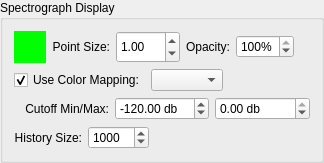
        <widget class="QGroupBox" name="spectrographVisible_" >
         <property name="title" >
          <string>Spectrograph Display</string>
         </property>
         <property name="checkable" >
          <bool>false</bool>
         </property>
         <layout class="QVBoxLayout" >
          <item>
           <layout class="QHBoxLayout" >
            <item>
             <widget class="SideCar::GUI::ColorButtonWidget" name="spectrographColor_" >
              <property name="sizePolicy" >
               <sizepolicy vsizetype="Fixed" hsizetype="Fixed" >
                <horstretch>0</horstretch>
                <verstretch>0</verstretch>
               </sizepolicy>
              </property>
              <property name="minimumSize" >
               <size>
                <width>32</width>
                <height>32</height>
               </size>
              </property>
              <property name="maximumSize" >
               <size>
                <width>32</width>
                <height>32</height>
               </size>
              </property>
              <property name="palette" >
               <palette>
                <active>
                 <colorrole role="WindowText" >
                  <brush brushstyle="SolidPattern" >
                   <color alpha="255" >
                    <red>0</red>
                    <green>0</green>
                    <blue>0</blue>
                   </color>
                  </brush>
                 </colorrole>
                 <colorrole role="Button" >
                  <brush brushstyle="SolidPattern" >
                   <color alpha="255" >
                    <red>0</red>
                    <green>255</green>
                    <blue>0</blue>
                   </color>
                  </brush>
                 </colorrole>
                 <colorrole role="Light" >
                  <brush brushstyle="SolidPattern" >
                   <color alpha="255" >
                    <red>127</red>
                    <green>255</green>
                    <blue>127</blue>
                   </color>
                  </brush>
                 </colorrole>
                 <colorrole role="Midlight" >
                  <brush brushstyle="SolidPattern" >
                   <color alpha="255" >
                    <red>63</red>
                    <green>255</green>
                    <blue>63</blue>
                   </color>
                  </brush>
                 </colorrole>
                 <colorrole role="Dark" >
                  <brush brushstyle="SolidPattern" >
                   <color alpha="255" >
                    <red>0</red>
                    <green>127</green>
                    <blue>0</blue>
                   </color>
                  </brush>
                 </colorrole>
                 <colorrole role="Mid" >
                  <brush brushstyle="SolidPattern" >
                   <color alpha="255" >
                    <red>0</red>
                    <green>170</green>
                    <blue>0</blue>
                   </color>
                  </brush>
                 </colorrole>
                 <colorrole role="Text" >
                  <brush brushstyle="SolidPattern" >
                   <color alpha="255" >
                    <red>0</red>
                    <green>0</green>
                    <blue>0</blue>
                   </color>
                  </brush>
                 </colorrole>
                 <colorrole role="BrightText" >
                  <brush brushstyle="SolidPattern" >
                   <color alpha="255" >
                    <red>255</red>
                    <green>255</green>
                    <blue>255</blue>
                   </color>
                  </brush>
                 </colorrole>
                 <colorrole role="ButtonText" >
                  <brush brushstyle="SolidPattern" >
                   <color alpha="255" >
                    <red>0</red>
                    <green>0</green>
                    <blue>0</blue>
                   </color>
                  </brush>
                 </colorrole>
                 <colorrole role="Base" >
                  <brush brushstyle="SolidPattern" >
                   <color alpha="255" >
                    <red>255</red>
                    <green>255</green>
                    <blue>255</blue>
                   </color>
                  </brush>
                 </colorrole>
                 <colorrole role="Window" >
                  <brush brushstyle="SolidPattern" >
                   <color alpha="255" >
                    <red>0</red>
                    <green>255</green>
                    <blue>0</blue>
                   </color>
                  </brush>
                 </colorrole>
                 <colorrole role="Shadow" >
                  <brush brushstyle="SolidPattern" >
                   <color alpha="255" >
                    <red>0</red>
                    <green>0</green>
                    <blue>0</blue>
                   </color>
                  </brush>
                 </colorrole>
                 <colorrole role="AlternateBase" >
                  <brush brushstyle="SolidPattern" >
                   <color alpha="255" >
                    <red>127</red>
                    <green>255</green>
                    <blue>127</blue>
                   </color>
                  </brush>
                 </colorrole>
                </active>
                <inactive>
                 <colorrole role="WindowText" >
                  <brush brushstyle="SolidPattern" >
                   <color alpha="255" >
                    <red>0</red>
                    <green>0</green>
                    <blue>0</blue>
                   </color>
                  </brush>
                 </colorrole>
                 <colorrole role="Button" >
                  <brush brushstyle="SolidPattern" >
                   <color alpha="255" >
                    <red>0</red>
                    <green>255</green>
                    <blue>0</blue>
                   </color>
                  </brush>
                 </colorrole>
                 <colorrole role="Light" >
                  <brush brushstyle="SolidPattern" >
                   <color alpha="255" >
                    <red>127</red>
                    <green>255</green>
                    <blue>127</blue>
                   </color>
                  </brush>
                 </colorrole>
                 <colorrole role="Midlight" >
                  <brush brushstyle="SolidPattern" >
                   <color alpha="255" >
                    <red>63</red>
                    <green>255</green>
                    <blue>63</blue>
                   </color>
                  </brush>
                 </colorrole>
                 <colorrole role="Dark" >
                  <brush brushstyle="SolidPattern" >
                   <color alpha="255" >
                    <red>0</red>
                    <green>127</green>
                    <blue>0</blue>
                   </color>
                  </brush>
                 </colorrole>
                 <colorrole role="Mid" >
                  <brush brushstyle="SolidPattern" >
                   <color alpha="255" >
                    <red>0</red>
                    <green>170</green>
                    <blue>0</blue>
                   </color>
                  </brush>
                 </colorrole>
                 <colorrole role="Text" >
                  <brush brushstyle="SolidPattern" >
                   <color alpha="255" >
                    <red>0</red>
                    <green>0</green>
                    <blue>0</blue>
                   </color>
                  </brush>
                 </colorrole>
                 <colorrole role="BrightText" >
                  <brush brushstyle="SolidPattern" >
                   <color alpha="255" >
                    <red>255</red>
                    <green>255</green>
                    <blue>255</blue>
                   </color>
                  </brush>
                 </colorrole>
                 <colorrole role="ButtonText" >
                  <brush brushstyle="SolidPattern" >
                   <color alpha="255" >
                    <red>0</red>
                    <green>0</green>
                    <blue>0</blue>
                   </color>
                  </brush>
                 </colorrole>
                 <colorrole role="Base" >
                  <brush brushstyle="SolidPattern" >
                   <color alpha="255" >
                    <red>255</red>
                    <green>255</green>
                    <blue>255</blue>
                   </color>
                  </brush>
                 </colorrole>
                 <colorrole role="Window" >
                  <brush brushstyle="SolidPattern" >
                   <color alpha="255" >
                    <red>0</red>
                    <green>255</green>
                    <blue>0</blue>
                   </color>
                  </brush>
                 </colorrole>
                 <colorrole role="Shadow" >
                  <brush brushstyle="SolidPattern" >
                   <color alpha="255" >
                    <red>0</red>
                    <green>0</green>
                    <blue>0</blue>
                   </color>
                  </brush>
                 </colorrole>
                 <colorrole role="AlternateBase" >
                  <brush brushstyle="SolidPattern" >
                   <color alpha="255" >
                    <red>127</red>
                    <green>255</green>
                    <blue>127</blue>
                   </color>
                  </brush>
                 </colorrole>
                </inactive>
                <disabled>
                 <colorrole role="WindowText" >
                  <brush brushstyle="SolidPattern" >
                   <color alpha="255" >
                    <red>0</red>
                    <green>127</green>
                    <blue>0</blue>
                   </color>
                  </brush>
                 </colorrole>
                 <colorrole role="Button" >
                  <brush brushstyle="SolidPattern" >
                   <color alpha="255" >
                    <red>0</red>
                    <green>255</green>
                    <blue>0</blue>
                   </color>
                  </brush>
                 </colorrole>
                 <colorrole role="Light" >
                  <brush brushstyle="SolidPattern" >
                   <color alpha="255" >
                    <red>127</red>
                    <green>255</green>
                    <blue>127</blue>
                   </color>
                  </brush>
                 </colorrole>
                 <colorrole role="Midlight" >
                  <brush brushstyle="SolidPattern" >
                   <color alpha="255" >
                    <red>63</red>
                    <green>255</green>
                    <blue>63</blue>
                   </color>
                  </brush>
                 </colorrole>
                 <colorrole role="Dark" >
                  <brush brushstyle="SolidPattern" >
                   <color alpha="255" >
                    <red>0</red>
                    <green>127</green>
                    <blue>0</blue>
                   </color>
                  </brush>
                 </colorrole>
                 <colorrole role="Mid" >
                  <brush brushstyle="SolidPattern" >
                   <color alpha="255" >
                    <red>0</red>
                    <green>170</green>
                    <blue>0</blue>
                   </color>
                  </brush>
                 </colorrole>
                 <colorrole role="Text" >
                  <brush brushstyle="SolidPattern" >
                   <color alpha="255" >
                    <red>0</red>
                    <green>127</green>
                    <blue>0</blue>
                   </color>
                  </brush>
                 </colorrole>
                 <colorrole role="BrightText" >
                  <brush brushstyle="SolidPattern" >
                   <color alpha="255" >
                    <red>255</red>
                    <green>255</green>
                    <blue>255</blue>
                   </color>
                  </brush>
                 </colorrole>
                 <colorrole role="ButtonText" >
                  <brush brushstyle="SolidPattern" >
                   <color alpha="255" >
                    <red>0</red>
                    <green>127</green>
                    <blue>0</blue>
                   </color>
                  </brush>
                 </colorrole>
                 <colorrole role="Base" >
                  <brush brushstyle="SolidPattern" >
                   <color alpha="255" >
                    <red>0</red>
                    <green>255</green>
                    <blue>0</blue>
                   </color>
                  </brush>
                 </colorrole>
                 <colorrole role="Window" >
                  <brush brushstyle="SolidPattern" >
                   <color alpha="255" >
                    <red>0</red>
                    <green>255</green>
                    <blue>0</blue>
                   </color>
                  </brush>
                 </colorrole>
                 <colorrole role="Shadow" >
                  <brush brushstyle="SolidPattern" >
                   <color alpha="255" >
                    <red>0</red>
                    <green>0</green>
                    <blue>0</blue>
                   </color>
                  </brush>
                 </colorrole>
                 <colorrole role="AlternateBase" >
                  <brush brushstyle="SolidPattern" >
                   <color alpha="255" >
                    <red>0</red>
                    <green>255</green>
                    <blue>0</blue>
                   </color>
                  </brush>
                 </colorrole>
                </disabled>
               </palette>
              </property>
              <property name="autoFillBackground" >
               <bool>true</bool>
              </property>
              <property name="autoDefault" >
               <bool>false</bool>
              </property>
              <property name="flat" >
               <bool>true</bool>
              </property>
             </widget>
            </item>
            <item>
             <widget class="QLabel" name="label_12" >
              <property name="text" >
               <string>Point Size:</string>
              </property>
              <property name="alignment" >
               <set>Qt::AlignRight|Qt::AlignTrailing|Qt::AlignVCenter</set>
              </property>
             </widget>
            </item>
            <item>
             <widget class="QDoubleSpinBox" name="spectrographPointSize_" >
              <property name="sizePolicy" >
               <sizepolicy vsizetype="Preferred" hsizetype="Preferred" >
                <horstretch>0</horstretch>
                <verstretch>0</verstretch>
               </sizepolicy>
              </property>
              <property name="minimum" >
               <double>0.100000000000000</double>
              </property>
              <property name="maximum" >
               <double>100.000000000000000</double>
              </property>
              <property name="singleStep" >
               <double>0.100000000000000</double>
              </property>
              <property name="value" >
               <double>1.000000000000000</double>
              </property>
             </widget>
            </item>
            <item>
             <widget class="QLabel" name="label_47" >
              <property name="text" >
               <string>Opacity:</string>
              </property>
              <property name="alignment" >
               <set>Qt::AlignRight|Qt::AlignTrailing|Qt::AlignVCenter</set>
              </property>
             </widget>
            </item>
            <item>
             <widget class="QSpinBox" name="spectrographOpacity_" >
              <property name="suffix" >
               <string>%</string>
              </property>
              <property name="maximum" >
               <number>100</number>
              </property>
              <property name="singleStep" >
               <number>5</number>
              </property>
              <property name="value" >
               <number>100</number>
              </property>
             </widget>
            </item>
            <item>
             <spacer>
              <property name="orientation" >
               <enum>Qt::Horizontal</enum>
              </property>
              <property name="sizeHint" >
               <size>
                <width>16</width>
                <height>32</height>
               </size>
              </property>
             </spacer>
            </item>
           </layout>
          </item>
          <item>
           <layout class="QHBoxLayout" >
            <item>
             <widget class="QCheckBox" name="spectrographColorMapEnabled_" >
              <property name="text" >
               <string>Use Color Mapping:</string>
              </property>
              <property name="checked" >
               <bool>true</bool>
              </property>
             </widget>
            </item>
            <item>
             <widget class="QComboBox" name="spectrographColorMap_" >
              <property name="enabled" >
               <bool>true</bool>
              </property>
              <property name="toolTip" >
               <string>Available false-color maps</string>
              </property>
              <property name="currentIndex" >
               <number>-1</number>
              </property>
             </widget>
            </item>
            <item>
             <spacer>
              <property name="orientation" >
               <enum>Qt::Horizontal</enum>
              </property>
              <property name="sizeHint" >
               <size>
                <width>40</width>
                <height>10</height>
               </size>
              </property>
             </spacer>
            </item>
           </layout>
          </item>
          <item>
           <layout class="QHBoxLayout" >
            <item>
             <widget class="QLabel" name="label_18" >
              <property name="text" >
               <string>Cutoff Min/Max:</string>
              </property>
              <property name="alignment" >
               <set>Qt::AlignRight|Qt::AlignTrailing|Qt::AlignVCenter</set>
              </property>
             </widget>
            </item>
            <item>
             <widget class="QDoubleSpinBox" name="spectrographMinCutoff_" >
              <property name="sizePolicy" >
               <sizepolicy vsizetype="Preferred" hsizetype="Preferred" >
                <horstretch>0</horstretch>
                <verstretch>0</verstretch>
               </sizepolicy>
              </property>
              <property name="suffix" >
               <string> db</string>
              </property>
              <property name="minimum" >
               <double>-200.000000000000000</double>
              </property>
              <property name="maximum" >
               <double>0.000000000000000</double>
              </property>
              <property name="singleStep" >
               <double>1.000000000000000</double>
              </property>
              <property name="value" >
               <double>-120.000000000000000</double>
              </property>
             </widget>
            </item>
            <item>
             <widget class="QDoubleSpinBox" name="spectrographMaxCutoff_" >
              <property name="sizePolicy" >
               <sizepolicy vsizetype="Preferred" hsizetype="Preferred" >
                <horstretch>0</horstretch>
                <verstretch>0</verstretch>
               </sizepolicy>
              </property>
              <property name="suffix" >
               <string> db</string>
              </property>
              <property name="minimum" >
               <double>-200.000000000000000</double>
              </property>
              <property name="maximum" >
               <double>0.000000000000000</double>
              </property>
              <property name="singleStep" >
               <double>1.000000000000000</double>
              </property>
              <property name="value" >
               <double>0.000000000000000</double>
              </property>
             </widget>
            </item>
           </layout>
          </item>
          <item>
           <layout class="QHBoxLayout" >
            <item>
             <widget class="QLabel" name="label_19" >
              <property name="text" >
               <string>History Size:</string>
              </property>
              <property name="alignment" >
               <set>Qt::AlignRight|Qt::AlignTrailing|Qt::AlignVCenter</set>
              </property>
             </widget>
            </item>
            <item>
             <widget class="QSpinBox" name="spectrographHistorySize_" >
              <property name="minimum" >
               <number>500</number>
              </property>
              <property name="maximum" >
               <number>10000</number>
              </property>
              <property name="singleStep" >
               <number>10</number>
              </property>
              <property name="value" >
               <number>1000</number>
              </property>
             </widget>
            </item>
            <item>
             <spacer>
              <property name="orientation" >
               <enum>Qt::Horizontal</enum>
              </property>
              <property name="sizeHint" >
               <size>
                <width>40</width>
                <height>10</height>
               </size>
              </property>
             </spacer>
            </item>
           </layout>
          </item>
         </layout>
        </widget>
